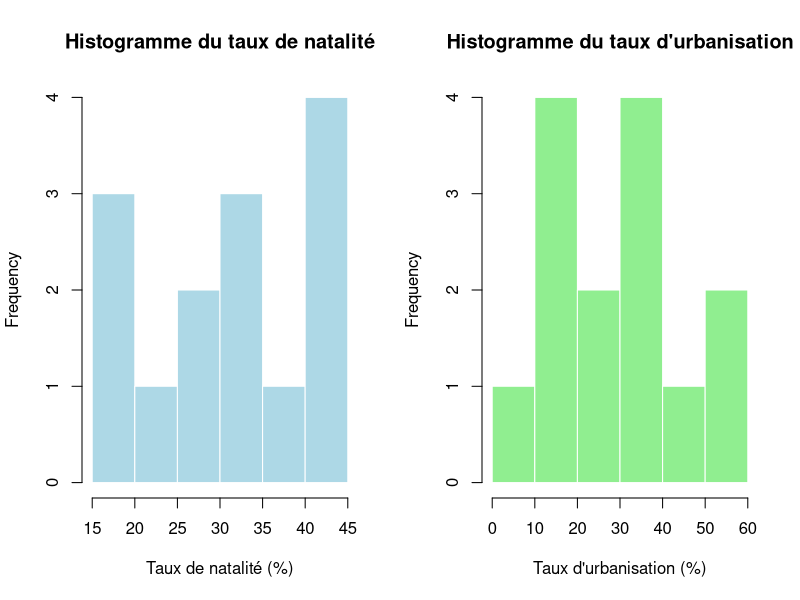
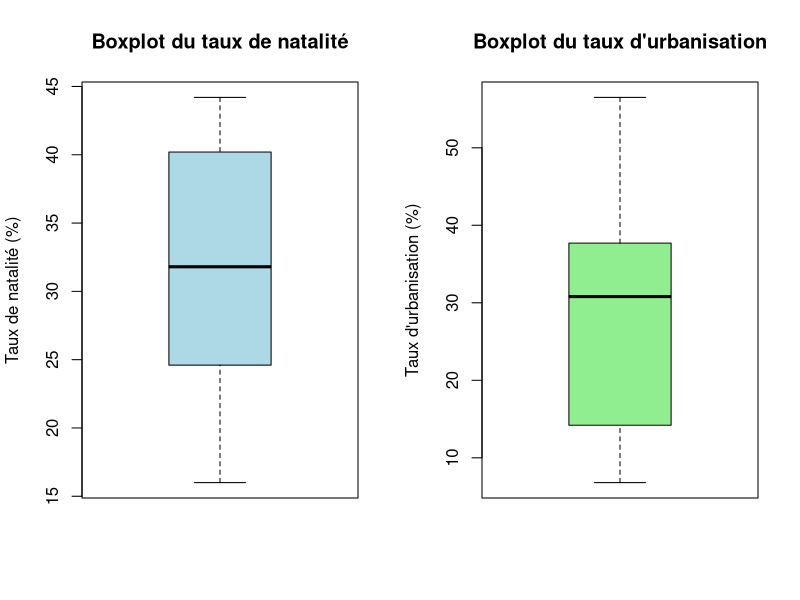
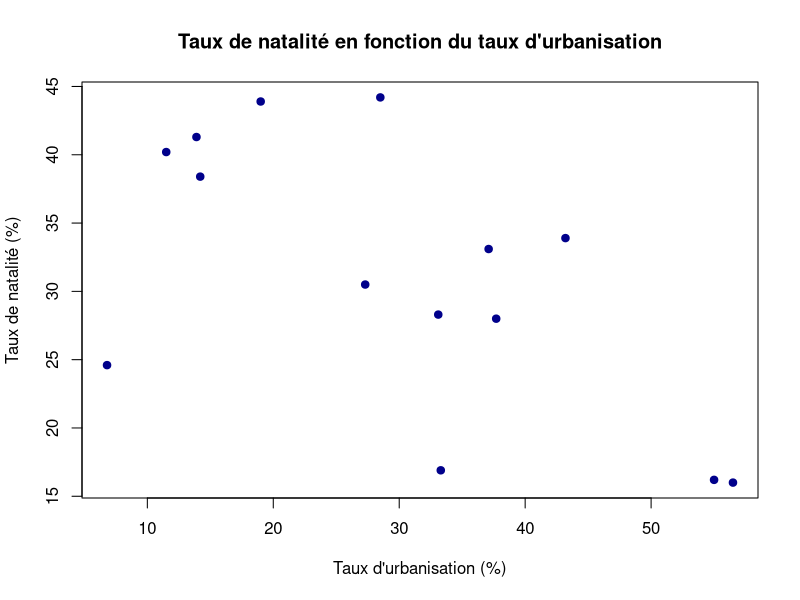
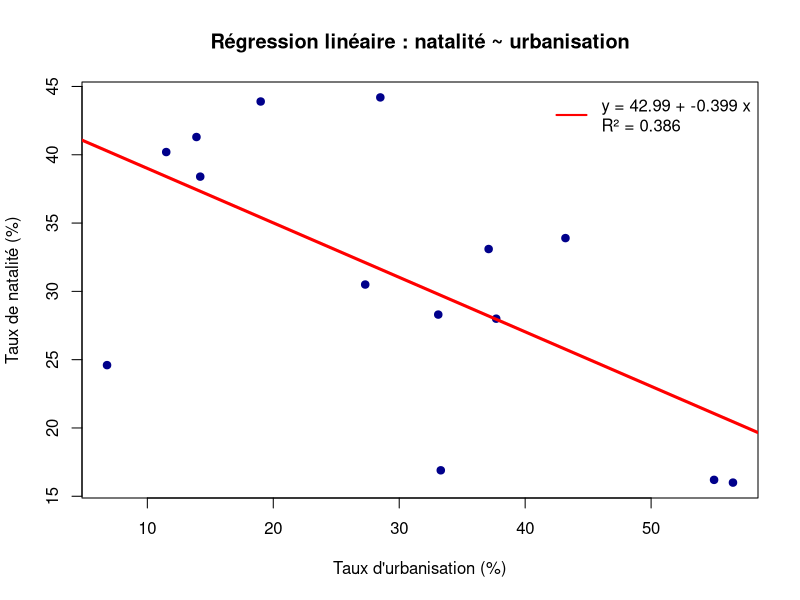
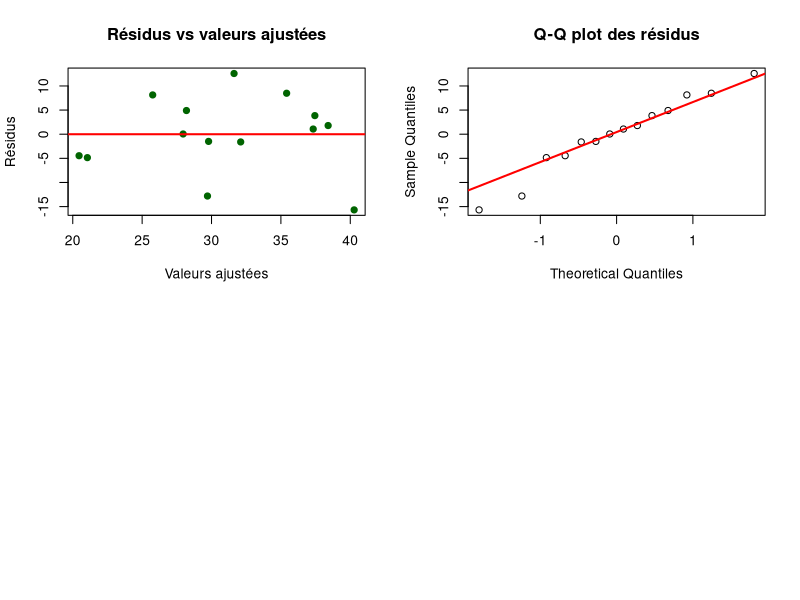
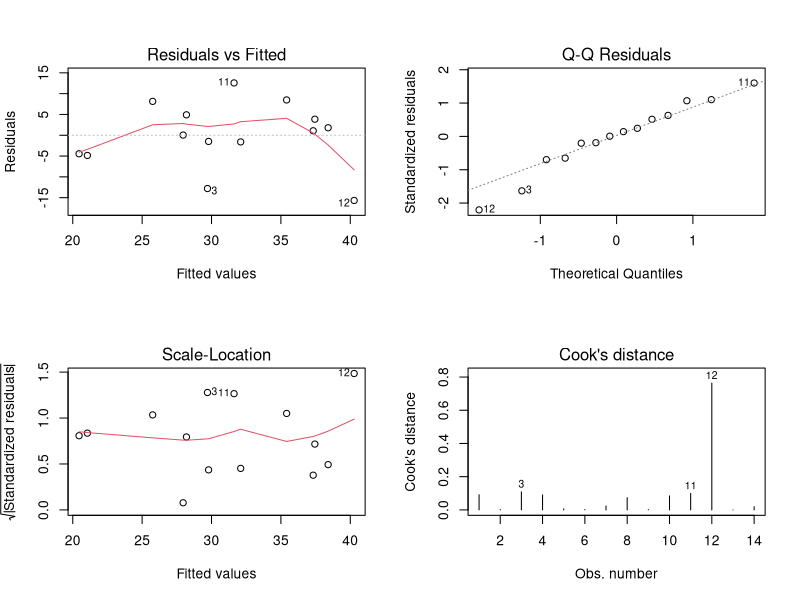

Write R code to recreate these figures, in order.
## ---- chunk 1
# Chargement des packages nécessaires
knitr::opts_chunk$set(echo = TRUE, fig.path = "fig/")
library(knitr)
## ---- chunk 2
# Définir le répertoire de travail (à adapter selon votre configuration)
setwd("~/Desktop/R-stat/TP-1")

# Importation du fichier CSV
don <- read.csv2("don_mls.csv", header = TRUE, sep = ";", dec = ",")

# Renommage des colonnes pour simplifier
names(don) <- c("natalite", "urbanisation")

# Conversion en numérique
don$natalite      <- as.numeric(as.character(don$natalite))
don$urbanisation  <- as.numeric(as.character(don$urbanisation))

# Affichage des premières lignes
kable(head(don, 14), caption = "Tableau complet des données")

# Résumé statistique rapide
summary(don)
## ---- chunk 3
# Calcul des statistiques descriptives pour chaque variable

# Natalité
moy_nat <- mean(don$natalite)
med_nat <- median(don$natalite)
sd_nat  <- sd(don$natalite)
min_nat <- min(don$natalite)
max_nat <- max(don$natalite)

# Urbanisation
moy_urb <- mean(don$urbanisation)
med_urb <- median(don$urbanisation)
sd_urb  <- sd(don$urbanisation)
min_urb <- min(don$urbanisation)
max_urb <- max(don$urbanisation)

# Affichage formaté
cat("=== TAUX DE NATALITE ===\n")
cat("Moyenne:", round(moy_nat,2), "% | Médiane:", round(med_nat,2), "%\n")
cat("Min:", round(min_nat,2), "% | Max:", round(max_nat,2), "%\n")
cat("Écart-type:", round(sd_nat,2), "%\n\n")

cat("=== TAUX D'URBANISATION ===\n")
cat("Moyenne:", round(moy_urb,2), "% | Médiane:", round(med_urb,2), "%\n")
cat("Min:", round(min_urb,2), "% | Max:", round(max_urb,2), "%\n")
cat("Écart-type:", round(sd_urb,2), "%\n")
## ---- chunk 4
par(mfrow=c(1,2))

hist(don$natalite, 
     main="Histogramme du taux de natalité", 
     xlab="Taux de natalité (%)", 
     col="lightblue", 
     border="white")

hist(don$urbanisation, 
     main="Histogramme du taux d'urbanisation", 
     xlab="Taux d'urbanisation (%)", 
     col="lightgreen", 
     border="white")

par(mfrow=c(1,1))
## ---- chunk 5
par(mfrow=c(1,2))

boxplot(don$natalite, 
        main="Boxplot du taux de natalité", 
        ylab="Taux de natalité (%)", 
        col="lightblue")

boxplot(don$urbanisation, 
        main="Boxplot du taux d'urbanisation", 
        ylab="Taux d'urbanisation (%)", 
        col="lightgreen")

par(mfrow=c(1,1))
## ---- chunk 6
# Corrélation de Pearson
r_pearson <- cor(don$natalite, don$urbanisation, method="pearson")
test_cor  <- cor.test(don$natalite, don$urbanisation, method="pearson")

cat("Coefficient de corrélation de Pearson : r =", round(r_pearson,3), "\n")
cat("p-value du test de corrélation :", format(test_cor$p.value, digits=4), "\n")
cat("Intervalle de confiance 95% :", round(test_cor$conf.int[1],3), "à", round(test_cor$conf.int[2],3), "\n")
## ---- chunk 7
plot(don$urbanisation, don$natalite, 
     main="Taux de natalité en fonction du taux d'urbanisation", 
     pch=19, 
     col="darkblue",
     xlab="Taux d'urbanisation (%)", 
     ylab="Taux de natalité (%)")
## ---- chunk 8
# Ajustement du modèle linéaire
mod_lin <- lm(natalite ~ urbanisation, data = don)

# Résumé complet
summary(mod_lin)

# Extraction des coefficients
a <- coef(mod_lin)[1]  # Intercept
b <- coef(mod_lin)[2]  # Pente
R2 <- summary(mod_lin)$r.squared
p_pente <- summary(mod_lin)$coefficients[2,4]

cat("\n=== RÉSULTATS DU MODÈLE ===\n")
cat("Équation : natalité =", round(a,3), "+", round(b,3), "× urbanisation\n")
cat("R² =", round(R2,3), "(", round(100*R2,1), "% de variance expliquée)\n")
cat("p-value de la pente =", format(p_pente, digits=4), "\n")
## ---- chunk 9
plot(don$urbanisation, don$natalite, 
     pch=19, 
     col="darkblue",
     xlab="Taux d'urbanisation (%)", 
     ylab="Taux de natalité (%)",
     main="Régression linéaire : natalité ~ urbanisation")

abline(mod_lin, col="red", lwd=3)

# Ajout d'une légende
legend("topright", 
       legend=paste("y =", round(a,2), "+", round(b,3), "x\nR² =", round(R2,3)),
       col="red", 
       lwd=2, 
       bty="n")
## ---- chunk 10
# Extraction des résidus et valeurs ajustées
residus <- residuals(mod_lin)
fites   <- fitted(mod_lin)

# Résumé numérique
summary(residus)
cat("\nMoyenne des résidus (doit être ≈ 0) :", round(mean(residus), 6), "\n")
## ---- chunk 11
par(mfrow=c(2,2))

# 1. Résidus vs valeurs ajustées
plot(fites, residus,
     main="Résidus vs valeurs ajustées",
     xlab="Valeurs ajustées",
     ylab="Résidus",
     pch=19,
     col="darkgreen")
abline(h=0, col="red", lwd=2)

# 2. Q-Q plot
qqnorm(residus, main="Q-Q plot des résidus")
qqline(residus, col="red", lwd=2)

par(mfrow=c(1,1))
## ---- chunk 12
par(mfrow=c(2,2))
plot(mod_lin, which=1:4)
par(mfrow=c(1,1))
## ---- chunk 13
# Création d'un tableau récapitulatif
resultats <- data.frame(
  Indicateur = c(
    "Nombre d'observations",
    "Corrélation de Pearson (r)",
    "p-value corrélation",
    "Intercept (a)",
    "Pente (b)",
    "R²",
    "R² ajusté",
    "p-value pente"
  ),
  Valeur = c(
    nrow(don),
    round(r_pearson, 3),
    format(test_cor$p.value, digits=3),
    round(a, 3),
    round(b, 3),
    round(R2, 3),
    round(summary(mod_lin)$adj.r.squared, 3),
    format(p_pente, digits=3)
  )
)

kable(resultats, 
      caption="Tableau récapitulatif des résultats principaux", 
      align=c('l','r'))
